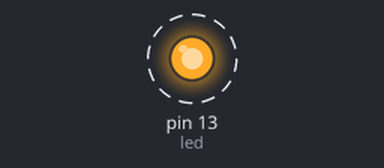
Bench run of a sketch on a simulated Arduino Uno, built with avr-gcc and run on an emulated ATmega328P. Shown: output pins drawn as LEDs (lit = HIGH). Dashed ring = blinking.

Above: at 0.05 s.
Timing chart, 0 to 3.0 s (numbered marks = the images above):
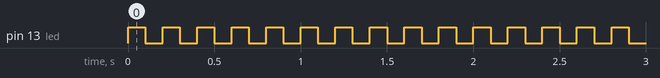

The sketch:

2707ffe5c995b9cda9ed822d1dade7d8.ino
```cpp
/*
  Blink - Primeiro experimento do ARDUINO.

 */

// Pino 13 tem um  LED conectado na placa do ARDUINO.
//
int led = 13;

// Rotina setup roda apenas uma vez:
void setup() {

  pinMode(13, OUTPUT);  // inicializa pino digital como saida.
}

// Rotina loop roda o tempo todo:
void loop() {
  digitalWrite(led, HIGH);   // Acende o LED
  delay(100);               // Espera por 1 segundo.
  digitalWrite(led, LOW);    // Apaga o LED
  delay(100);               // Espera por 1 segundo.
}
```

Measured:
- by itself, pin 13 (led): alternates HIGH for 0.10 s and LOW for 0.10 s
